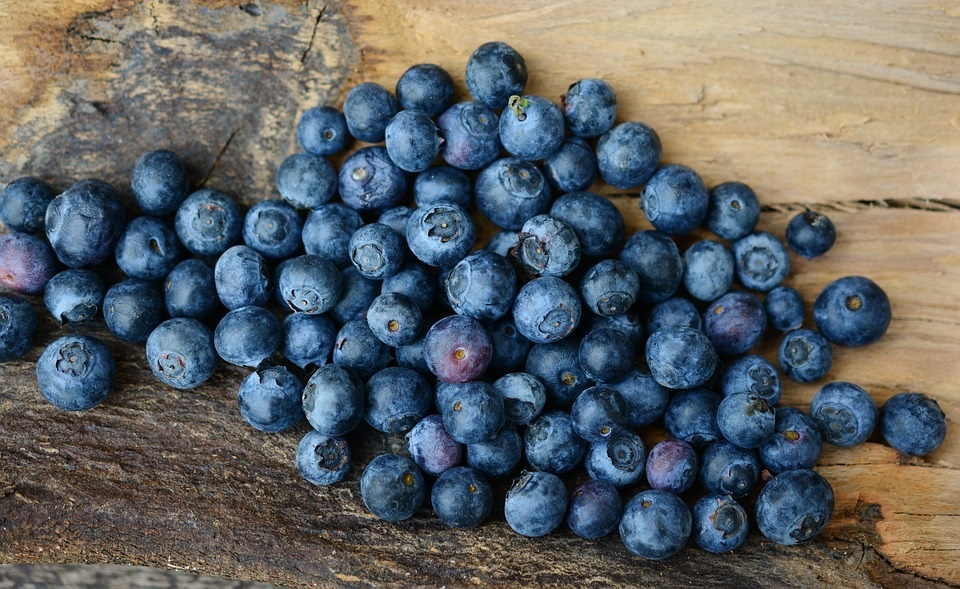
#> input picture src/Berry.jpg, 960 x 589 px, found by its file name
$ python gammaTransform.py
#> lines starting #> are read from the running program, lines starting #| are printed output that depends on the picture; after the words box and inside, x2 and y2 are one past the last pixel; in counts of white or black regions, pixels touching at a corner belong together
import cv2
import numpy as np

# データの読み込み,設定
gamma = 1.5
img = cv2.imread("src/Berry.jpg")
#> img is the input picture: shape (589, 960, 3); mean B, G, R 101.8, 99.7, 95.1
gamma_cvt = np.zeros((256, 1), dtype=np.uint8)

# ガンマ変換の準備
for i in range(256):
    gamma_cvt[1][0] = 255 * (float(i) / 255) ** (1.0 / gamma)

# ガンマ変換を行う
img_gamma = cv2.LUT(img, gamma_cvt)
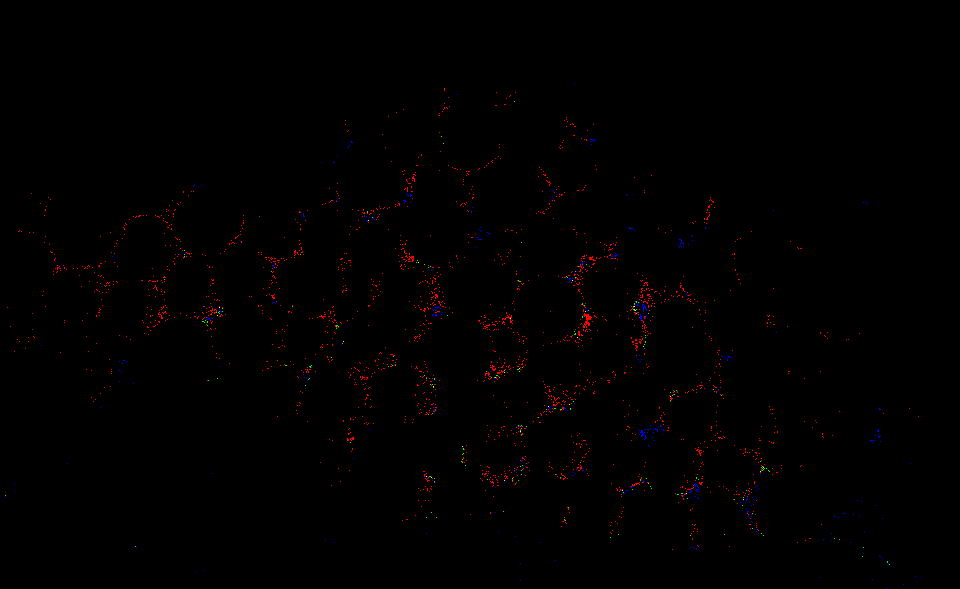
#> img_gamma: shape (589, 960, 3); mean B, G, R 0.2, 0.1, 1.3

cv2.imshow("img", img)
cv2.imshow("gamma", img_gamma)
cv2.waitKey(0)
cv2.destroyAllWindows()

$ run again, with src/Bus.jpg copied over src/Berry.jpg
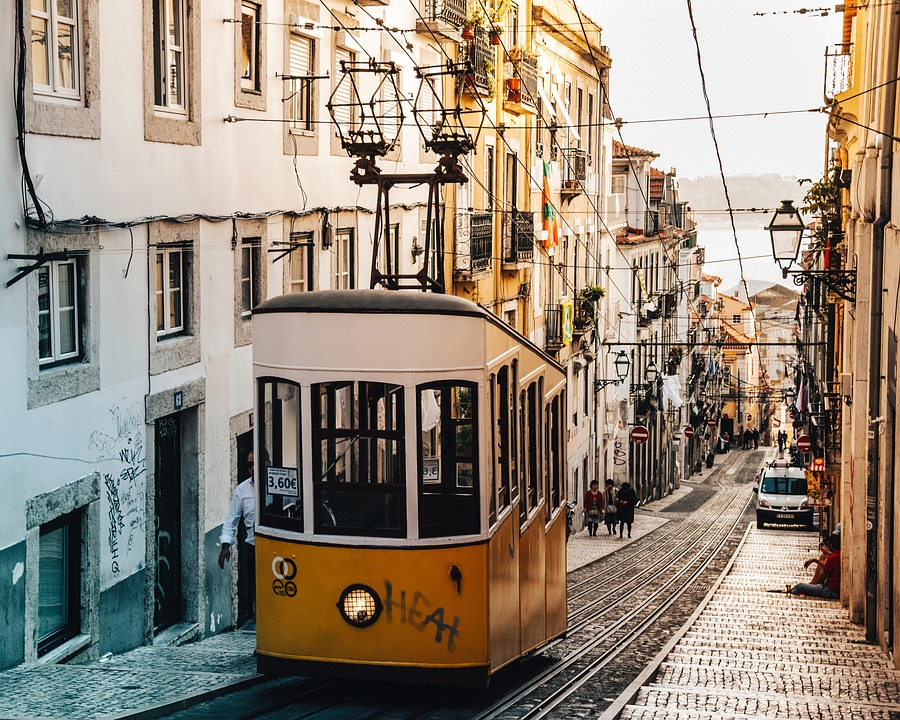
#> input picture src/Bus.jpg, 900 x 720 px, found by its file name
#> img is the input picture: shape (720, 900, 3); mean B, G, R 121.7, 136.7, 149.7
#> `img_gamma = cv2.LUT(img, gamma_cvt)`:
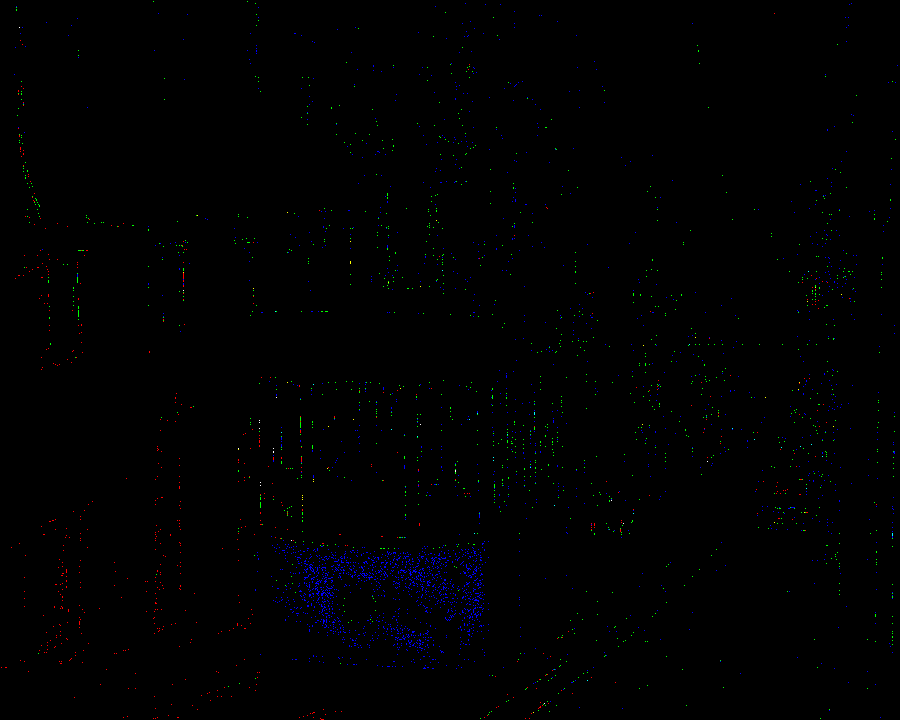
#> img_gamma: shape (720, 900, 3); mean B, G, R 1.2, 0.5, 0.3

$ run again, with src/Solvay_conference_1927.jpg copied over src/Berry.jpg
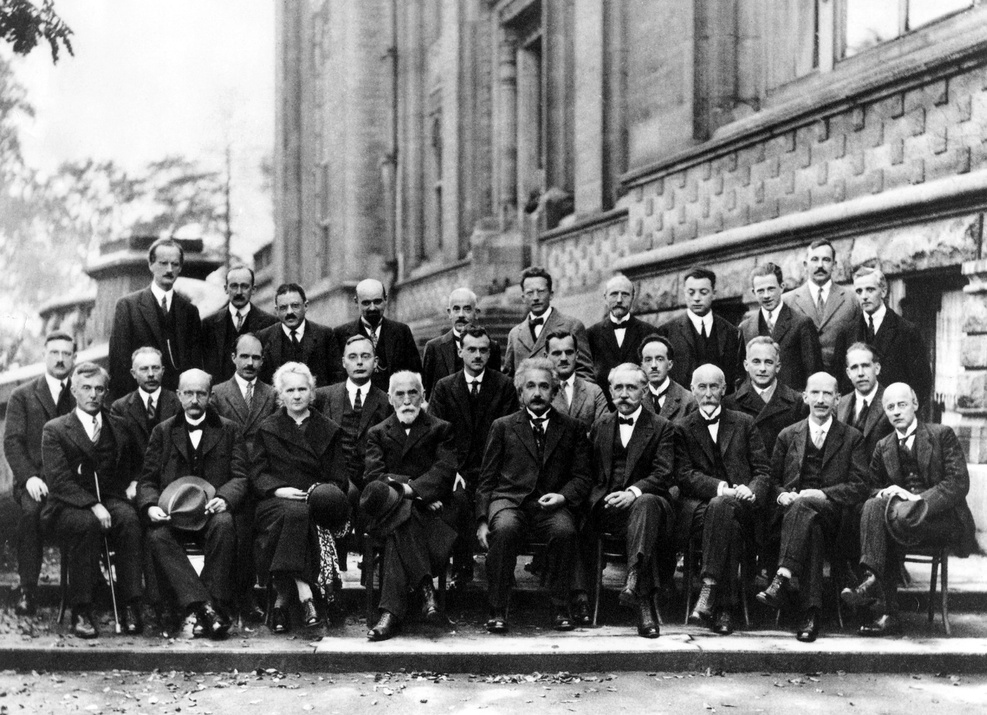
#> input picture src/Solvay_conference_1927.jpg, 987 x 715 px, shrunk from 1500 x 1086 before the run, found by its file name
#> img is the input picture: shape (715, 987, 3); min 0, max 255, mean 120.6
#> `img_gamma = cv2.LUT(img, gamma_cvt)`:
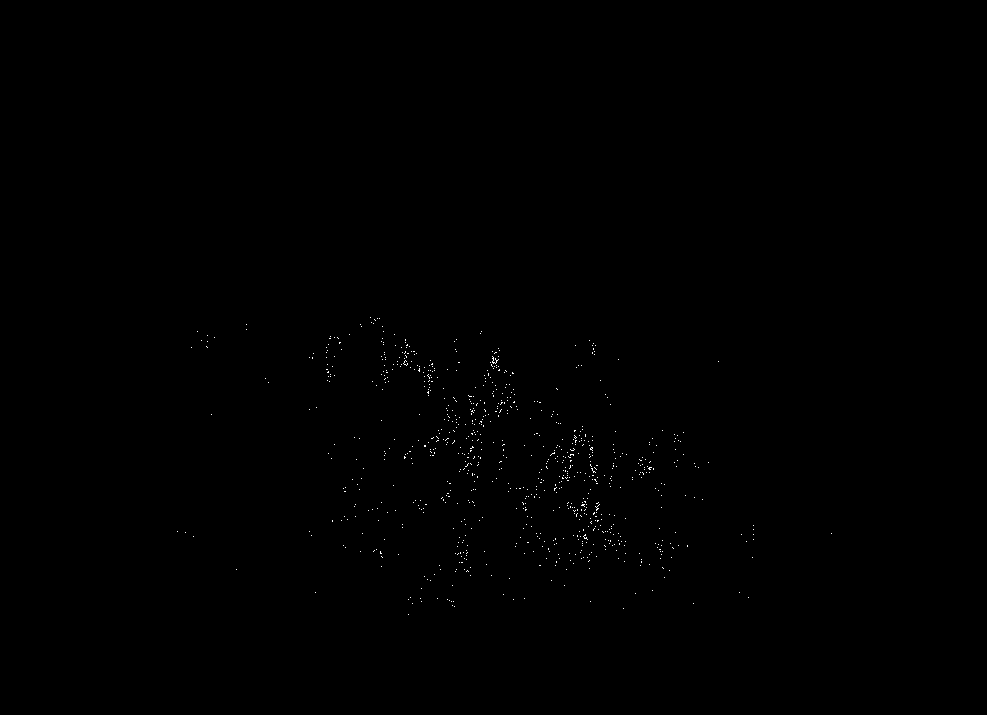
#> img_gamma: shape (715, 987, 3); 0.17% white in thin lines or dots, all inside (x1, y1, x2, y2) = (177, 317, 832, 615)
